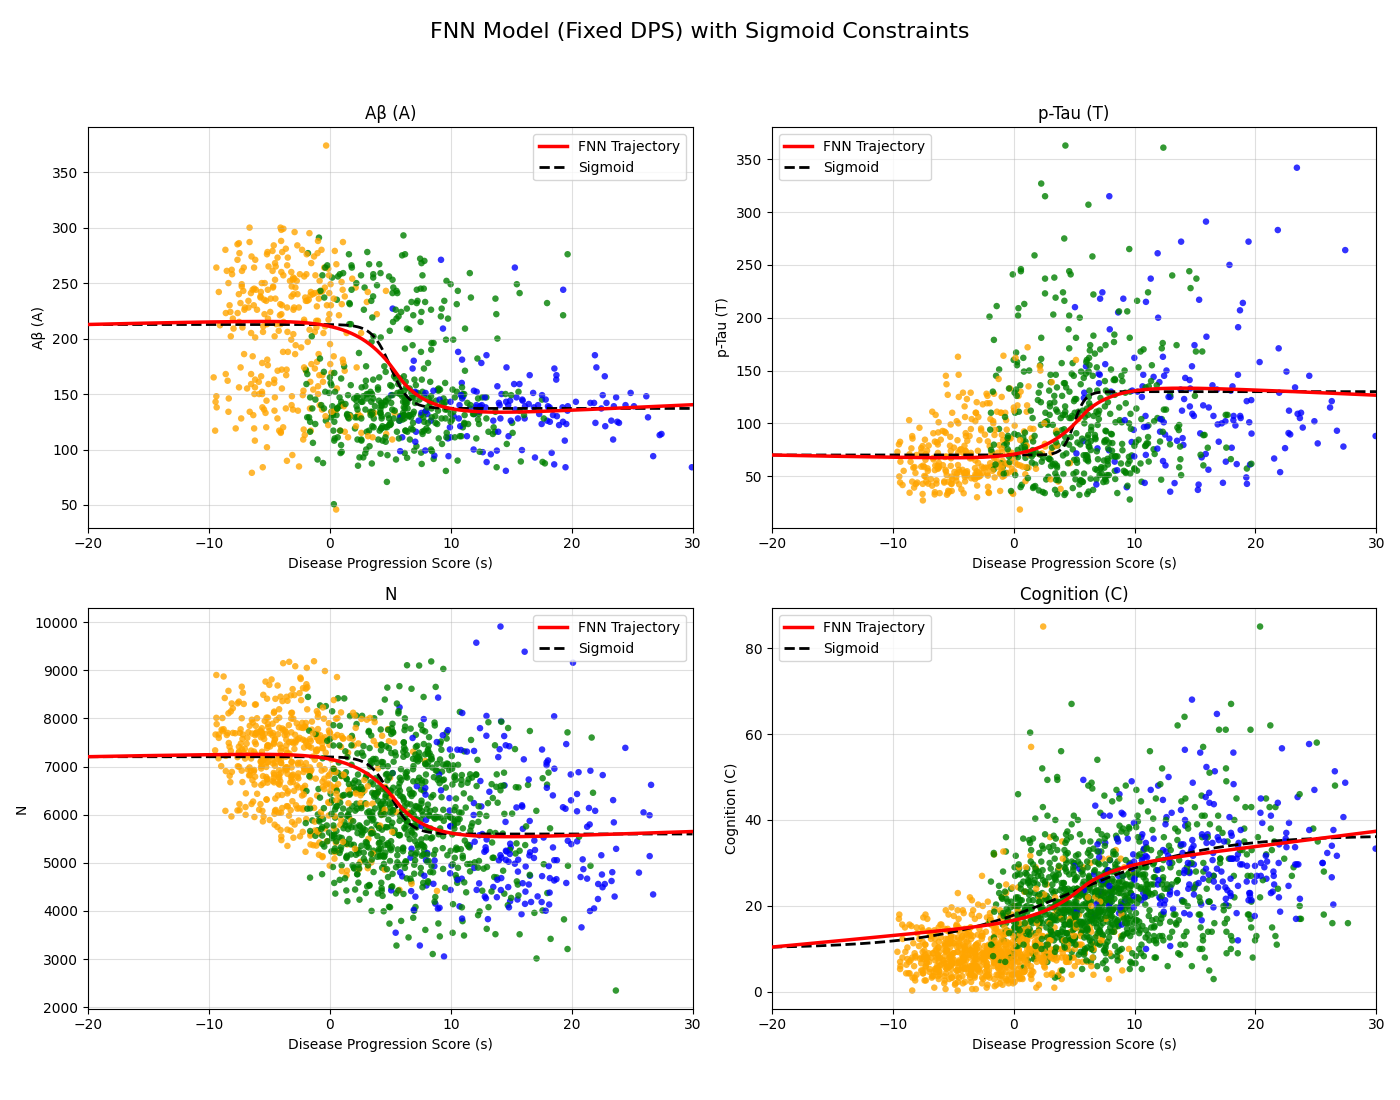

This chart was generated by the following Python code:
import torch
import torch.nn as nn
import torch.optim as optim
import torch.nn.functional as F
import matplotlib.pyplot as plt
import numpy as np
import pccmnn as pc
from torchdiffeq import odeint as torch_odeint

torch.set_default_dtype(torch.float64)
device = torch.device('cuda' if torch.cuda.is_available() else 'cpu')

# --- 0. 資料載入和準備 ---
csf_dict = pc.load_data()
stage_dict = pc.load_stage_dict()
print(f"成功載入 {len(csf_dict)} 位患者的資料。")

# 转换数据格式以适应 PyTorch
patient_data = {}
for pid, sample in csf_dict.items():
    t = torch.from_numpy(sample[:, 0]).to(dtype=torch.get_default_dtype(), device=device)
    y = torch.from_numpy(sample[:, 1:5]).to(dtype=torch.get_default_dtype(), device=device)
    patient_data[pid] = {"t": t, "y": y, "y0": y[0].clone(), "stage": stage_dict.get(pid, 'Other')}

def get_cn_average_y0(patient_data, stage_dict):
    cn_y0s = []
    for pid, data in patient_data.items():
        if stage_dict.get(pid) == 'CN':
            cn_y0s.append(data['y0'])
    if not cn_y0s:
        print("警告: 未找到CN患者, 使用預設y0。")
        return torch.tensor([0.1, 0, 0, 0], device=device, dtype=torch.get_default_dtype())
    
    # 将所有CN患者的y0堆叠成矩阵
    cn_y0s_tensor = torch.stack(cn_y0s)  # shape: (num_cn_patients, 4)
    
    # 对每个生物标志物分别计算非NaN值的平均
    avg_y0 = torch.zeros(4, device=device, dtype=torch.get_default_dtype())
    for k in range(4):
        y0_k = cn_y0s_tensor[:, k]
        valid_mask = ~torch.isnan(y0_k)
        if valid_mask.sum() > 0:
            avg_y0[k] = y0_k[valid_mask].mean()
        else:
            # 如果所有CN患者在该标志物上都是NaN，使用0
            avg_y0[k] = 0.0
            print(f"警告: 所有CN患者在生物标志物{k}上的初始值都是NaN，使用0。")
    
    print(f"使用CN群體的平均初始值（非NaN）: {avg_y0.numpy()}")
    return avg_y0

y0_cn_avg = get_cn_average_y0(patient_data, stage_dict)

# ===== 全局超参数（主程序训练） =====
PRETRAIN_EPOCHS = 5000
PRETRAIN_LR = 1e-3
PRETRAIN_GAMMA = 0.999
LAMBDA_TRAJ = 1.0
LAMBDA_DYDS = 1.0           # 保留梯度场loss超参数（可选）
LAMBDA_DATA_L2 = 1e-2        # 误差方差倒数加权的 data L2 loss 权重
INV_VAR_EPS = 1e-8
USE_TRAJ_LOSS = True        # 主程序是否启用 trajectory loss
USE_GRADIENT_LOSS = False   # 主程序是否启用 gradient loss
USE_DATA_L2_LOSS = True    # 主程序是否启用 data l2 loss
FIGURE_PATH = 'main.png'
LOSS_PATH = 'main_loss.png'
MODEL_PATH = 'main.pt'


def compute_y_minmax_01(patient_data_dict):
    """
    统计每个 biomarker 的 min/max（忽略 NaN），用于“仅输入到神经网络时”归一化到[0,1]。
    注意：ODE 的状态 y 仍然在原空间演化，这里只是构造网络输入 y01。
    """
    ys = []
    for _, dat in patient_data_dict.items():
        ys.append(dat["y"])
    y_all = torch.cat(ys, dim=0)  # (N,4)
    y_min = torch.zeros(4, device=device, dtype=torch.get_default_dtype())
    y_max = torch.ones(4, device=device, dtype=torch.get_default_dtype())
    for k in range(4):
        col = y_all[:, k]
        mask = ~torch.isnan(col)
        if mask.any():
            y_min[k] = col[mask].min()
            y_max[k] = col[mask].max()
        else:
            y_min[k] = 0.0
            y_max[k] = 1.0
    # 防止除零
    y_max = torch.where((y_max - y_min) < 1e-6, y_min + 1e-6, y_max)
    return y_min, y_max

y_min01, y_max01 = compute_y_minmax_01(patient_data)


class FNN(nn.Module):
    """
    单一前向神经网络：接收 4 维输入 y=[A, T, N, C]，输出 4 维导数 dy/ds
    """
    def __init__(self, input_dim=4, hidden_dim=128, output_dim=4):
        super().__init__()
        self.net = nn.Sequential(
            nn.Linear(input_dim, hidden_dim),
            nn.ReLU(),
            nn.Linear(hidden_dim, hidden_dim),
            nn.ReLU(),
            nn.Linear(hidden_dim, output_dim),
            nn.Tanh(),
        )

    def forward(self, y):
        return self.net(y)


class ODEModel(nn.Module):
    """
    torchdiffeq 需要的 ODE 函数封装：func(t, y)
    - 仅对输入网络的 y 做[0,1]归一化（用全体数据 min/max）
    """
    def __init__(self, fnn_model: FNN, y_min: torch.Tensor, y_max: torch.Tensor):
        super().__init__()
        self.fnn = fnn_model
        self.register_buffer("y_min", y_min.to(dtype=torch.get_default_dtype(), device=device))
        self.register_buffer("y_max", y_max.to(dtype=torch.get_default_dtype(), device=device))

    def _norm01(self, y: torch.Tensor) -> torch.Tensor:
        y01 = (y - self.y_min) / (self.y_max - self.y_min)
        return torch.clamp(y01, 0.0, 1.0)

    def forward(self, t, y):
        squeeze_back = False
        if y.dim() == 1:
            y = y.unsqueeze(0)
            squeeze_back = True

        y01 = self._norm01(y)
        # 使用单一网络直接输出导数
        out = self.fnn(y01)
        return out.squeeze(0) if squeeze_back else out


# === Sigmoid辅助函数 ===
def get_sigmoid_values(sigmoid_params, s_grid_np, force_sigmoid_for_c=True):
    """
    根据参数计算在s_grid上的函数值。
    说明：即使 C(k=3) 在 sigmoid.py 中可能已不是 sigmoid，
    这里仍可通过 force_sigmoid_for_c=True 强制按 sigmoid 计算，
    用于主程序中的“sigmoid正则化约束”。
    """
    y_on_grid = np.zeros((len(s_grid_np), 4))
    for k in range(4):
        a, b, c, d = sigmoid_params[k]
        if k == 3 and (not np.isfinite(d)) and (not force_sigmoid_for_c):
            # C 的非sigmoid参数（例如二次函数）可在非正则场景下走专用分支
            y_on_grid[:, k] = a * ((s_grid_np - b) ** 2) + c
            continue

        # 默认（以及正则化场景）都按 sigmoid 处理
        exp_arg = np.clip(-b * (s_grid_np - c), -50.0, 50.0)
        y_on_grid[:, k] = a / (1.0 + np.exp(exp_arg)) + d
    return y_on_grid


def get_sigmoid_y_dyds_tensor(s_tensor: torch.Tensor, sigmoid_params, device=None, force_sigmoid_for_c=True):
    """
    torch版：给定 s (Ns,) 返回 y(s) 与 dy/ds(s)
    - 默认（以及主程序正则化）按 sigmoid 计算全部4个biomarker；
    - 若 force_sigmoid_for_c=False 且 C参数为非sigmoid（d非有限），
      则 C 使用二次函数 y=a(s-b)^2+c, dy/ds=2a(s-b)。
    """
    if device is None:
        device = s_tensor.device
    sig = torch.tensor(sigmoid_params, dtype=torch.get_default_dtype(), device=device)  # (4,4)

    s = s_tensor.view(-1, 1)  # (Ns,1)
    y = torch.zeros((s.shape[0], 4), dtype=torch.get_default_dtype(), device=device)
    dyds = torch.zeros_like(y)

    for k in range(4):
        a = sig[k, 0]
        b = sig[k, 1]
        c = sig[k, 2]
        d = sig[k, 3]

        use_quad_c = (k == 3) and (not torch.isfinite(d)) and (not force_sigmoid_for_c)
        if use_quad_c:
            y[:, k] = a * ((s[:, 0] - b) ** 2) + c
            dyds[:, k] = 2.0 * a * (s[:, 0] - b)
        else:
            exp_term = torch.exp(-b * (s[:, 0] - c))
            denom = (1.0 + exp_term)
            y[:, k] = a / denom + d
            dyds[:, k] = (a * b * exp_term) / (denom ** 2)

    return y, dyds


def get_stage_mean_y(patient_data, stage, fallback_tensor):
    """
    计算指定stage的平均y（忽略NaN），若无数据则返回fallback。
    """
    ys = []
    for _, dat in patient_data.items():
        if dat['stage'] == stage:
            ys.append(dat['y'])
    if not ys:
        return fallback_tensor.clone()
    y_all = torch.cat(ys, dim=0)  # (N,4)
    mean_y = torch.zeros(4)
    for k in range(4):
        col = y_all[:, k]
        mask = ~torch.isnan(col)
        if mask.any():
            mean_y[k] = col[mask].mean()
        else:
            mean_y[k] = fallback_tensor[k]
    return mean_y


def build_s_grid_from_dps(dps_params_loaded, patient_data, margin_ratio=0.1, num_points=500):
    """
    固定 s_grid 范围：从 -10 到 30，间隔 0.01
    """
    s_grid_np = np.arange(-10.0, 30.0, 1.0)
    return s_grid_np


def train_neural_ode_to_sigmoid_with_dyds(
    fnn_model,
    sigmoid_params,
    s_grid_np,
    epochs=2000,
    lr=1e-3,
    gamma=0.997,
    lambda_traj=1.0,
    lambda_dyds=1e-3,
    lambda_data_l2=1.0,
    inv_var_eps=1e-8,
    use_traj_loss=True,
    use_gradient_loss=True,
    use_data_l2_loss=True,
):
    """
    训练 Neural ODE：
    - 轨线损失：ODE预测轨线 vs sigmoid曲线的L2
    - （可选）数据L2损失：误差方差倒数加权的L2
    - （可选）导数损失：rhs vs A(=sigmoid导数矩阵) 的L2
    """
    ode_model = ODEModel(fnn_model, y_min01, y_max01).train()
    criterion = nn.MSELoss()

    s_tensor = torch.tensor(s_grid_np, dtype=torch.get_default_dtype(), device=device)
    fnn_model = fnn_model.to(device)
    ode_model = ode_model.to(device)

    # 对s进行排序和去重，确保ODE求解器收到有效的输入
    s_sorted, sort_idx = torch.sort(s_tensor)
    s_unique, inverse_idx = torch.unique_consecutive(s_sorted, return_inverse=True)

    y_sigmoid_all, dyds_sigmoid_all = get_sigmoid_y_dyds_tensor(s_tensor, sigmoid_params)
    y_sigmoid, dyds_sigmoid = get_sigmoid_y_dyds_tensor(s_unique, sigmoid_params)

    # 如果有去重或排序，需要映射回来
    y_sigmoid_sorted = y_sigmoid_all[sort_idx]
    dyds_sigmoid_sorted = dyds_sigmoid_all[sort_idx]
    y_sigmoid_mapped = y_sigmoid_sorted[inverse_idx]
    dyds_sigmoid_mapped = dyds_sigmoid_sorted[inverse_idx]

    # 梯度场约束的输入/目标全局固定（由sigmoid唯一决定，与训练轮次无关）
    y_rhs_input = y_sigmoid_mapped.detach()
    A_target = dyds_sigmoid_mapped.detach()

    # 初值选用sigmoid起点
    y0 = y_sigmoid[0]

    # 记录loss历史
    loss_history = {
        'epoch': [],
        'traj_loss': [],
        'data_l2_loss': [],
        'dyds_loss': []
    }

    # 每10%打印一次进度
    print_interval = max(1, epochs // 10)

    optimizer = optim.Adam(ode_model.parameters(), lr=lr)
    scheduler = optim.lr_scheduler.ExponentialLR(optimizer, gamma=gamma)

    for epoch in range(1, epochs + 1):
        loss_traj = torch.tensor(0.0, device=device, dtype=torch.get_default_dtype())
        loss_data_l2 = torch.tensor(0.0, device=device, dtype=torch.get_default_dtype())
        loss_dyds = torch.tensor(0.0, device=device, dtype=torch.get_default_dtype())

        optimizer.zero_grad()
        try:
            # 轨线预测（使用去重后的s）
            y_pred_unique = torch_odeint(ode_model, y0, s_unique, method='dopri5', rtol=1e-4, atol=1e-5)
            # 映射回原始s的索引
            y_pred = y_pred_unique[inverse_idx]

            if use_traj_loss:
                loss_traj = criterion(y_pred, y_sigmoid_mapped)

            # 误差方差倒数加权 data L2 loss（代码保留，可选启用）
            if use_data_l2_loss:
                err = y_pred - y_sigmoid_mapped  # (N,4)
                err_var = torch.var(err, dim=0, unbiased=False)  # (4,)
                inv_var = 1.0 / (err_var + inv_var_eps)          # (4,)
                loss_data_l2 = torch.mean((err ** 2) * inv_var.view(1, -1))

            # 梯度场约束（代码保留，可选启用）
            if use_gradient_loss:
                rhs = ode_model(torch.tensor(0.0, device=y_pred.device), y_rhs_input)
                loss_dyds = torch.norm((rhs - A_target).reshape(-1), p=2)

            loss = lambda_traj * loss_traj + lambda_data_l2 * loss_data_l2 + lambda_dyds * loss_dyds
            if torch.isfinite(loss):
                loss.backward()
                optimizer.step()
        except Exception as e:
            print(f"ODE求解失败: {e}")
            loss = torch.tensor(float('inf'), device=device, dtype=torch.get_default_dtype())

        scheduler.step()

        loss_history['epoch'].append(epoch)
        loss_history['traj_loss'].append(float(loss_traj))
        loss_history['data_l2_loss'].append(float(loss_data_l2))
        loss_history['dyds_loss'].append(float(loss_dyds))

        if epoch % print_interval == 0 or epoch == 1 or epoch == epochs:
            progress = int(epoch / epochs * 100)
            print(
                f"[Train {progress:3d}%] traj={float(loss_traj):.6f}, "
                f"data_l2={float(loss_data_l2):.6f}, dyds={float(loss_dyds):.6f}"
            )

    ode_model.eval()
    return ode_model.fnn, loss_history

# --- 1. 定義訓練流程 ---
# ===== 优化后的 FNN 损失 =====
def calculate_loss_fnn(
    ode_model,
    patient_data,
    ab,
    pids,
    y0,
    sigmoid_params=None,
    lambda_sigmoid=1.0,
    lambda_dyds=1.0,
    n_dyds_samples=200,
):
    """
    高效版 FNN loss：
    - 所有病人、所有 biomarker 的 s 值一次合并；
    - 去重、排序，确保 torchdiffeq 时间轴严格递增；
    - 在去重时间轴上解一次 ODE，再映射回原索引。
    - 添加正则化项：在[-5:20:1]的向量上约束ODE右侧函数
    """
    try:
        s_all_list, y_true_list, k_list = [], [], []
        for k in range(4):
            for pid in pids:
                dat = patient_data[pid]
                s_values = ab[pid]['a'] * dat['t'] + ab[pid]['b']
                y_values = dat['y'][:, k]
                valid_mask = ~torch.isnan(y_values)
                if valid_mask.any():
                    s_all_list.append(s_values[valid_mask])
                    y_true_list.append(y_values[valid_mask])
                    k_list.extend([k] * valid_mask.sum().item())

        if not s_all_list:
            return torch.tensor(0.0, device=device, dtype=torch.get_default_dtype(), requires_grad=True)

        s_all = torch.cat(s_all_list)
        y_true_all = torch.cat(y_true_list)
        k_all = torch.tensor(k_list, device=y_true_all.device, dtype=torch.long)
        y_true_all = y_true_all.to(dtype=torch.get_default_dtype())

        # 排序和去重操作不进计算图
        with torch.no_grad():
            s_sorted, sort_idx = torch.sort(s_all)
            y_sorted = y_true_all[sort_idx]
            k_sorted = k_all[sort_idx]
            s_unique, inv = torch.unique_consecutive(s_sorted, return_inverse=True)

        # 一次 ODE 求解
        y_unique = torch_odeint(
            ode_model, y0, s_unique, method='dopri5', rtol=1e-4, atol=1e-5
        )  # (Nu, 4)

        # 映射回原索引
        y_all = y_unique[inv]  # (N, 4)
        y_pred_selected = y_all[torch.arange(y_all.size(0)), k_sorted]

        # 数据拟合损失 - 使用SmoothL1Loss
        smooth_l1_loss = nn.SmoothL1Loss(reduction='sum')
        data_loss = smooth_l1_loss(y_pred_selected, y_sorted)

        # Sigmoid形态约束（L2到预训练Sigmoid），仅当提供了sigmoid_params
        sigmoid_loss = torch.tensor(0.0, device=y_unique.device, dtype=torch.get_default_dtype())
        dyds_reg_loss = torch.tensor(0.0, device=y_unique.device, dtype=torch.get_default_dtype())
        if sigmoid_params is not None:
            # 将sigmoid参数转为tensor并放到设备上
            sig = torch.tensor(sigmoid_params, dtype=torch.get_default_dtype(), device=y_unique.device)  # (4,4)
            a = sig[:, 0].view(1, 4)  # (1,4)
            b = sig[:, 1].view(1, 4)
            c = sig[:, 2].view(1, 4)
            d = sig[:, 3].view(1, 4)
            s_expanded = s_unique.view(-1, 1)  # (Nu,1)
            exp_term = torch.exp(-b * (s_expanded - c))
            y_sig = a / (1.0 + exp_term) + d  # (Nu,4)
            sigmoid_loss = torch.mean((y_unique - y_sig) ** 2)

            # === 新增：导数场正则化（Vector Field Regularization）===
            # 在 s 的范围内随机采样一些点，要求 fnn(y_sigmoid(s)) ≈ dy/ds_sigmoid(s)
            with torch.no_grad():
                s_lo = s_unique.min().item()
                s_hi = s_unique.max().item()
            s_sample = (torch.rand(n_dyds_samples, device=y_unique.device, dtype=torch.get_default_dtype()) * (s_hi - s_lo) + s_lo)
            y_sig_s, dyds_sig_s = get_sigmoid_y_dyds_tensor(s_sample, sigmoid_params, device=y_unique.device)
            # 用 ode_model(t,y) 计算导数，确保同样走“输入归一化 + 饱和余量”结构
            dyds_pred = ode_model(torch.tensor(0.0, device=y_unique.device), y_sig_s)
            dyds_reg_loss = torch.mean((dyds_pred - dyds_sig_s) ** 2)
        
        # === 正则化项 ===
        # FNN模型参数的L1正则化
        l1_reg = 0.0
        for param in ode_model.parameters():
            l1_reg += torch.sum(torch.abs(param))
        
        # 总损失：数据损失 + L1正则化 + Sigmoid形态约束 + 导数场正则化
        lambda_l1 = 0.0001  # L1正则化权重
        
        total_loss = (
            data_loss
            + lambda_l1 * l1_reg
            + lambda_sigmoid * sigmoid_loss
            + lambda_dyds * dyds_reg_loss
        )
        
        # 返回总损失和各分量
        loss_dict = {
            'total': total_loss.item() if torch.isfinite(total_loss) else float('inf'),
            'data': data_loss.item(),
            'l1': l1_reg.item(),
            'lambda_l1': lambda_l1,
            'sigmoid': sigmoid_loss.item() if torch.isfinite(sigmoid_loss) else float('inf'),
            'lambda_sigmoid': lambda_sigmoid
            ,
            'dyds_reg': dyds_reg_loss.item() if torch.isfinite(dyds_reg_loss) else float('inf'),
            'lambda_dyds': lambda_dyds,
            'n_dyds_samples': n_dyds_samples
        }
        
        if torch.isfinite(total_loss):
            return total_loss, loss_dict
        else:
            return torch.tensor(float('inf'), device=device, dtype=torch.get_default_dtype(), requires_grad=True), loss_dict

    except Exception as e:
        print(f"FNN loss 计算出错: {e}")
        import traceback
        traceback.print_exc()
        loss_dict = {'total': float('inf'), 'data': 0, 'l1': 0, 'lambda': 0.0001}
        return torch.tensor(float('inf'), device=device, dtype=torch.get_default_dtype(), requires_grad=True), loss_dict


# ===== 优化后的 DPS 损失 =====
def calculate_loss_dps(ode_model, patient_data, ab, pids, y0):
    """
    高效版 DPS loss：
    - 所有病人、所有时间点与 biomarker 合并；
    - 去重、排序，确保 torchdiffeq 时间轴严格递增；
    - 在去重时间轴上解一次 ODE，再映射回原索引。
    - 添加a,b参数的L2正则化
    """
    try:
        s_all_list, y_true_list, k_list = [], [], []
        for pid in pids:
            dat = patient_data[pid]
            s_values = ab[pid]['a'] * dat['t'] + ab[pid]['b']
            y_true = dat['y']
            for i in range(y_true.shape[0]):
                for k in range(4):
                    if not torch.isnan(y_true[i, k]):
                        s_all_list.append(s_values[i])
                        y_true_list.append(y_true[i, k])
                        k_list.append(k)

        if not s_all_list:
            return torch.tensor(0.0, device=device, dtype=torch.get_default_dtype(), requires_grad=True), {'total': 0.0, 'data': 0.0, 'l2': 0.0}

        s_all = torch.stack(s_all_list)
        y_true_all = torch.stack(y_true_list)
        k_all = torch.tensor(k_list, device=y_true_all.device, dtype=torch.long)

        with torch.no_grad():
            s_sorted, sort_idx = torch.sort(s_all)
            y_sorted = y_true_all[sort_idx]
            k_sorted = k_all[sort_idx]
            s_unique, inv = torch.unique_consecutive(s_sorted, return_inverse=True)

        y_unique = torch_odeint(
            ode_model, y0, s_unique, method='dopri5', rtol=1e-4, atol=1e-5
        )

        y_all = y_unique[inv]
        y_pred_selected = y_all[torch.arange(y_all.size(0)), k_sorted]

        # 数据拟合损失
        data_loss = ((y_pred_selected - y_sorted) ** 2).sum()
        
        # a,b参数的L2正则化
        l2_reg = 0.0
        for pid in pids:
            l2_reg += ab[pid]['a'] ** 2 + ab[pid]['b'] ** 2
        
        # 总损失
        lambda_l2 = 0.01  # L2正则化权重
        total_loss = data_loss + lambda_l2 * l2_reg
        
        # 返回损失和分量
        loss_dict = {
            'total': total_loss.item() if torch.isfinite(total_loss) else float('inf'),
            'data': data_loss.item(),
            'l2': l2_reg.item()
        }
        
        if torch.isfinite(total_loss):
            return total_loss, loss_dict
        else:
            return torch.tensor(float('inf'), device=device, dtype=torch.get_default_dtype(), requires_grad=True), loss_dict

    except Exception as e:
        print(f"DPS loss 计算出错: {e}")
        loss_dict = {'total': float('inf'), 'data': 0.0, 'l2': 0.0}
        return torch.tensor(float('inf'), device=device, dtype=torch.get_default_dtype(), requires_grad=True), loss_dict

def train_fnn_with_fixed_dps(
    fnn_pretrained,
    patient_data,
    y0,
    dps_path='dps.pth',
    n_epochs=2000,
    lr_fnn=1e-2,
    sigmoid_params=None,
    lambda_traj=1.0,
    lambda_dyds=1.0,
):
    """
    仅训练FNN，DPS(a,b)从头到尾固定不训练。
    损失：
    - 轨线损失：ODE预测轨线 vs sigmoid曲线的L2
    - 导数损失：rhs vs A(=sigmoid导数矩阵) 的L2
    """
    print(f"\n--- 开始训练 FNN (DPS固定) ---")

    # 加载预训练的FNN模型
    ode_model = ODEModel(fnn_pretrained, y_min01, y_max01).train()

    # 加载DPS参数（固定）
    try:
        dps_params_loaded = torch.load(dps_path, weights_only=False)
        ab = {}
        for pid in patient_data.keys():
            if pid in dps_params_loaded:
                ab[pid] = {
                    'a': torch.tensor(dps_params_loaded[pid]['a'], dtype=torch.get_default_dtype(), device=device),
                    'b': torch.tensor(dps_params_loaded[pid]['b'], dtype=torch.get_default_dtype(), device=device)
                }
        print(f"成功从 {dps_path} 加载DPS参数（固定不训练）。")
    except FileNotFoundError:
        print(f"错误: 未找到 {dps_path}。")
        return None, None, None

    patient_pids = list(ab.keys())

    opt_fnn = optim.Adam(ode_model.parameters(), lr=lr_fnn)

    # 记录loss历史
    loss_history = {
        'epoch': [],
        'traj_loss': [],
        'dyds_loss': []
    }

    print_interval = max(1, n_epochs // 10)

    for epoch in range(1, n_epochs + 1):
        opt_fnn.zero_grad()
        loss_fnn, loss_fnn_dict = calculate_loss_fnn(
            ode_model, patient_data, ab, patient_pids, y0,
            sigmoid_params=sigmoid_params,
            lambda_sigmoid=lambda_traj,
            lambda_dyds=lambda_dyds,
            n_dyds_samples=0,
        )
        if torch.isfinite(loss_fnn):
            loss_fnn.backward()
            opt_fnn.step()

        # 记录loss
        loss_history['epoch'].append(epoch)
        loss_history['traj_loss'].append(loss_fnn_dict.get('sigmoid', 0.0))
        loss_history['dyds_loss'].append(loss_fnn_dict.get('dyds_reg', 0.0))

        if epoch % print_interval == 0 or epoch == 1 or epoch == n_epochs:
            progress = int(epoch / n_epochs * 100)
            print(
                f"[Train {progress:3d}%] traj={loss_fnn_dict.get('sigmoid', 0.0):.6f}, "
                f"dyds={loss_fnn_dict.get('dyds_reg', 0.0):.6f}"
            )

    ode_model.eval()
    print("\n训练完成！")
    return ode_model, ab, loss_history


# --- 3. 主程序 ---
if __name__ == '__main__':
    # 新建 FNN 模型（单一网络结构）
    print("\n--- 初始化 FNN 模型 ---")
    fnn_pretrained = FNN(input_dim=4, hidden_dim=128, output_dim=4).to(device)

    # 不加载 pretrain，直接正态分布初始化：N(0, 0.01)
    with torch.no_grad():
        for p in fnn_pretrained.parameters():
            nn.init.normal_(p, mean=0.0, std=0.01)
    print("已使用 N(0, 0.01) 完成模型参数初始化。")

    # 加载sigmoid参数与DPS参数
    try:
        sigmoid_params = torch.load('sigmoid.pth', weights_only=False)
        print("成功加载 sigmoid.pth")
    except FileNotFoundError:
        print("错误: 未找到 sigmoid.pth，请先运行 pretrain.py")
        exit()

    try:
        dps_params_loaded = torch.load('dps.pth', weights_only=False)
        print("成功加载 dps.pth")
    except FileNotFoundError:
        print("错误: 未找到 dps.pth，请先运行 pretrain.py")
        exit()

    # 计算CN平均初值与AD平均值，用于调整sigmoid
    y_cn_avg = y0_cn_avg.to(device)
    y_ad_avg = get_stage_mean_y(patient_data, 'AD', y_cn_avg).to(device)


    # 构建s_grid用于阶段1
    s_grid_np = build_s_grid_from_dps(dps_params_loaded, patient_data)

    # 训练：Sigmoid轨线（data L2 / gradient loss 可按超参数开关）
    print("\n--- 训练：Sigmoid轨线 ---")
    fnn_trained, loss_history = train_neural_ode_to_sigmoid_with_dyds(
        fnn_pretrained,
        sigmoid_params,
        s_grid_np,
        epochs=PRETRAIN_EPOCHS,
        lr=PRETRAIN_LR,
        gamma=PRETRAIN_GAMMA,
        lambda_traj=LAMBDA_TRAJ,
        lambda_dyds=LAMBDA_DYDS,
        lambda_data_l2=LAMBDA_DATA_L2,
        inv_var_eps=INV_VAR_EPS,
        use_traj_loss=USE_TRAJ_LOSS,
        use_gradient_loss=USE_GRADIENT_LOSS,
        use_data_l2_loss=USE_DATA_L2_LOSS,
    )

    if fnn_trained is None:
        exit()

    final_model = ODEModel(fnn_trained, y_min01, y_max01).to(device).eval()

    # 保存训练后的模型
    torch.save(fnn_trained.state_dict(), MODEL_PATH)
    print(f"\n模型已保存到 {MODEL_PATH}")
    
    # --- 绘制损失曲线 ---
    print("\n--- 绘制损失曲线 ---")
    steps = list(range(len(loss_history['traj_loss'])))

    plot_items = []
    if USE_TRAJ_LOSS:
        plot_items.append(('traj_loss', 'Trajectory L2', 'b-'))
    if USE_DATA_L2_LOSS:
        plot_items.append(('data_l2_loss', 'Inv-Var Weighted Data L2', 'g-'))
    if USE_GRADIENT_LOSS:
        plot_items.append(('dyds_loss', 'RHS L2 (optional)', 'r-'))

    if len(plot_items) > 0:
        fig_loss, axes = plt.subplots(len(plot_items), 1, figsize=(8, 4 * len(plot_items)), squeeze=False)
        axes = axes.flatten()

        for i, (key, title, style) in enumerate(plot_items):
            ax = axes[i]
            ax.plot(steps, loss_history[key], style, linewidth=2, alpha=0.8)
            ax.set_xlabel('Epoch', fontsize=12)
            ax.set_ylabel('Loss', fontsize=12)
            ax.set_title(title, fontsize=13)
            ax.grid(True, alpha=0.3)
            ax.set_yscale('log')

        plt.tight_layout()
        loss_curve_filename = f'{LOSS_PATH}'
        plt.savefig(loss_curve_filename)
        print(f"损失曲线已保存到 {LOSS_PATH}.png")
        plt.show()
    else:
        print("所有loss绘图开关均为False，跳过损失曲线绘制。")
    
    # --- 绘图 ---
    print("\n--- 生成可视化结果 ---")
    
    # 固定可视化范围
    s_grid = torch.arange(-20.0, 30.0 + 0.1, 0.1, device=device, dtype=torch.get_default_dtype())
    print(f"s_grid范围: [{s_grid.min():.2f}, {s_grid.max():.2f}]")
    
    # 对s进行排序和去重，确保ODE求解器收到有效的输入
    s_sorted, sort_idx = torch.sort(s_grid)
    s_unique, inverse_idx = torch.unique_consecutive(s_sorted, return_inverse=True)
    
    with torch.no_grad():
        try:
            # 使用 sigmoid 起点作为初值（与 pretrain 一致）
            y_sigmoid_plot, _ = get_sigmoid_y_dyds_tensor(s_unique, sigmoid_params, device=device)
            y0_plot = y_sigmoid_plot[0]

            y_pred_unique = torch_odeint(final_model, y0_plot, s_unique, method='dopri5', rtol=1e-4, atol=1e-5)
            # 映射回原始s的索引
            y_pred = y_pred_unique[inverse_idx]
            y_pred_orig = pc.inv_nor(y_pred.numpy())
        except Exception as e:
            print(f"绘图时ODE求解失败: {e}")
            exit()

        # 计算sigmoid曲线（原空间）
        y_sigmoid_np = get_sigmoid_values(sigmoid_params, s_grid.numpy())
        y_sigmoid_orig = pc.inv_nor(y_sigmoid_np)
        
        TITLES = ['Aβ (A)', 'Tau (T)', 'N', 'Cognition (C)']
        colors = {'CN': 'orange', 'LMCI': 'green', 'AD': 'blue', 'Other': 'grey'}
        
        fig, axes = plt.subplots(2, 2, figsize=(14, 11))
        axes = axes.flat
        
        for k in range(4):
            ax = axes[k]
            
            # 绘制数据点
            for pid, dat in patient_data.items():
                if pid in dps_params_loaded:
                    stage = dat['stage']
                    a = float(dps_params_loaded[pid]['a'])
                    b = float(dps_params_loaded[pid]['b'])
                    s = a * dat['t'].numpy() + b
                    y_orig = pc.inv_nor(dat['y'][:, k].numpy(), k)
                    ax.scatter(s, y_orig, s=22, alpha=0.8, c=colors[stage], edgecolors='none', zorder=1)
            
            # 绘制FNN轨迹
            ax.plot(s_grid.numpy(), y_pred_orig[:, k], 'r-', lw=2.5, label='FNN Trajectory', zorder=3)

            # 绘制Sigmoid曲线
            ax.plot(s_grid.numpy(), y_sigmoid_orig[:, k], 'k--', lw=2.0, label='Sigmoid', zorder=2)
            
            ax.set_xlabel('Disease Progression Score (s)')
            ax.set_ylabel(TITLES[k])
            
            # 设置横轴范围与s_grid一致
            ax.set_xlim(s_grid.min().item(), s_grid.max().item())
            
            ax.legend()
            ax.grid(True, alpha=0.4)
            ax.set_title(TITLES[k])
        
        fig.suptitle('FNN Model (Fixed DPS) with Sigmoid Constraints', fontsize=16)
        plt.tight_layout(rect=[0, 0.03, 1, 0.95])
        plt.savefig(f'{FIGURE_PATH}')
        print(f"结果图已保存到 {FIGURE_PATH}")
        plt.show()

    print("\n完整流程执行完毕。")
    
    print("\n完整流程执行完毕。")
